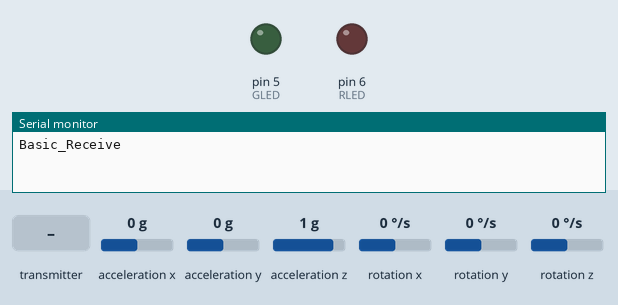
Bench run of a sketch on a simulated Arduino Uno, built with avr-gcc and run on an emulated ATmega328P. Parts: output pins drawn as LEDs (lit = HIGH), the last lines printed to the serial monitor. Dashed ring = blinking. Inputs (shaded band) come from the test bench; at power-on: acceleration x 0 g, acceleration y 0 g, acceleration z 1 g, rotation x 0 °/s, rotation y 0 °/s, rotation z 0 °/s. No radio packets arrive unless stated.

Above: at 3.7 s.
3.8 s: the transmitter starts sending values.0 = 0
At 4.03 s:
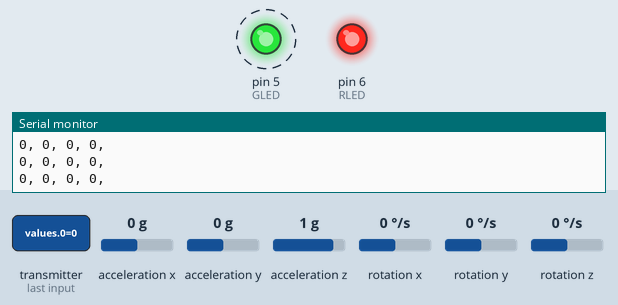
Timing chart, 0 to 12.8 s (numbered marks = the images above; inputs shaded):
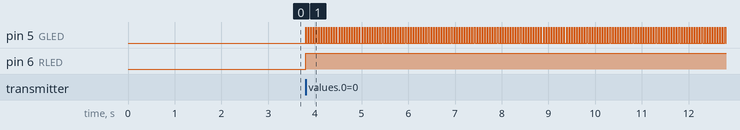

Measured:
- after the input at 3.8 s, pin 5 (GLED): alternates HIGH for 0.01 s and LOW for 0.04 s, starting at once; pin 6 (RLED): LOW → HIGH at once

The sketch:

Basic_Receive.ino
```cpp
#include <nRF24L01.h>
#include <RF24.h>
#include <RF24_config.h>
#include <SPI.h>
#include <Wire.h>
#include "printf.h"
#include "I2Cdev.h"
#include "MPU6050_6Axis_MotionApps20.h"

//Start: Quadcopter Specific Values.

	//Start: Gyro-Accel Module Values
		// class default I2C address is 0x68
		MPU6050 mpu;

		// MPU control/status vars
		bool dmpReady = false;  // set true if DMP init was successful
		uint8_t mpuIntStatus;   // holds actual interrupt status byte from MPU
		uint8_t devStatus;      // return status after each device operation (0 = success, !0 = error)
		uint16_t packetSize;    // expected DMP packet size (default is 42 bytes)
		uint16_t fifoCount;     // count of all bytes currently in FIFO
		uint8_t fifoBuffer[64]; // FIFO storage buffer

		// orientation/motion vars
		Quaternion q;           // [w, x, y, z]         quaternion container
		VectorFloat gravity;    // [x, y, z]            gravity vector
		float ypr[3];           // [yaw, pitch, roll]   yaw/pitch/roll container and gravity vector
	//End: Gyro-Accel

//End: Quadcopter Specific Values.


//Start: Mutual but different.

	const uint64_t pipes[2] = { 0xF0F0F0F0E1LL, 0xF0F0F0F0D2LL };

	//Initialize Radio
	RF24 radio(7,8);	//Currently an Arduino Micro pin 2 = CE, pin 3 = CSN

	//Indicator LEDs
	const int GLED = 5;
	const int RLED = 6;

//End: Mutual but different.


//Start: mutual values.

	//Variables
		//Transmission Values
		const int valuesLen = 16;
		const int desOrientLen = 4;
		const int curOrientLen = 4;
		const uint64_t contSend = 0xE8E8F0F0E1LL;
		const uint64_t quadSend = 0xF0F0F0F0D2LL;

		//Message Values
		const int desOrientStart = 30001;
		const	int endValue = 30002;
		const int curOrientStart = 30003;

		/* Desired Orientation
		-0: thrust
		-1: roll
		-2: pitch
		-3: yaw
		*/
		int desOrient[desOrientLen];

		/* Actual Orientation converted into ints		TODO -8: GyTime.
		-0: height
		-1: roll
		-2: pitch
		-3: yaw
		*/
		int curOrient[curOrientLen];

		/*Actual Orientation
		-0: height
		-1: roll
		-2: pitch
		-3: yaw
		*/
		float curDecOrient[curOrientLen];

		//Time tracking.
		unsigned long time;
		unsigned long lastTimeValue;

		//Used by getValues().
		int incVal;
		int checkSum;
		boolean mesStart;


	//Methods
		//Used to avoid turning off/on LEDs that don't exist on a module.
		void ledOnOff(int LED, boolean onOff){
			if(LED == -1){
				return;
			} else {
				digitalWrite(LED, onOff);
			}
		}

		void getValues(){
			int values[valuesLen];

			//In the future the loop will be used for multiple packets.
			bool done = false;
			while(!done){
				done = radio.read(values, sizeof(values));
			}

			int checkSum = values[0];

			//Desired Orientation Message
			if(values[0] == desOrientStart){
				int data[desOrientLen];
				for(int i=0; i<desOrientLen; i++){
					data[i] = values[i+1];
					checkSum += values[i+1];
				}
				checkSum += values[desOrientLen+1];
				if(checkSum == values[desOrientLen+2]){
					for(int i=0; i<desOrientLen; i++){
						desOrient[i] = data[i];
					}
					//Convert Values to int for efficient transport and send.
					convertDecOrientToInt();
					sendValues(curOrientStart, curOrient, curOrientLen);
				} else {
					ledOnOff(RLED, HIGH);
				}

			}
			//Current Orientation Message
			else if(values[0] == curOrientStart){
				int data[curOrientLen];
				for(int i=0; i<curOrientLen; i++){
					data[i] = values[i+1];
					checkSum += values[i+1];
				}
				checkSum += values[curOrientLen+1];
				if(checkSum == values[curOrientLen+2]){
					for(int i=0; i<curOrientLen; i++){
						curOrient[i] = data[i];
					}
				} else {
					ledOnOff(RLED, HIGH);
				}
			}
			//Unexpected Message
			else {
				ledOnOff(RLED, HIGH);
			}
		}

		void sendValues(int startValue, int data[], int dataLen){
			//First, stop listening so we can talk.
			radio.stopListening();

			int values[16]; //Current max amount of data that can be sent over Wireless Module.
			int checkSum = 0;

			//Initialize the array values for the write loop.   Is there a better way to do this?
			values[0] = startValue;
			for(int i=0; i<dataLen; i++){
				values[i+1] = data[i];
			}
			values[dataLen+1] = endValue;
			//Create _checkSum.
			for(int i=0; i<dataLen+2; i++){
				checkSum += values[i];
			}
			values[dataLen+2] = checkSum;

			//Send all of the values. The checkSum is used to verify that none of the values get messed up in transit.
			bool ok = radio.write(values, sizeof(values));

			if (ok)
					Serial.println("sent");
			else
				printf("failed.\n\r");

			// Now, continue listening
			radio.startListening();
		}

//End: mutual values.

void convertDecOrientToInt(){
	for(int i=0; i<curOrientLen; i++){
			curOrient[i] = (int)(curDecOrient[i] * 100);
		}
}

void getGyro(){
		// if programming failed, don't try to do anything
    if (!dmpReady) return;

    // reset interrupt flag and get INT_STATUS byte
    mpuIntStatus = mpu.getIntStatus();

    // get current FIFO count
    fifoCount = mpu.getFIFOCount();

    // check for overflow (this should never happen unless our code is too inefficient)
    if ((mpuIntStatus & 0x10) || fifoCount == 1024) {
        // reset so we can continue cleanly
        mpu.resetFIFO();
        Serial.println(F("FIFO overflow!"));

    // otherwise, check for DMP data ready interrupt (this should happen frequently)
    } else if (mpuIntStatus & 0x02) {
        // wait for correct available data length, should be a VERY short wait
        while (fifoCount < packetSize) fifoCount = mpu.getFIFOCount();

        // read a packet from FIFO
        mpu.getFIFOBytes(fifoBuffer, packetSize);

        // track FIFO count here in case there is > 1 packet available
        // (this lets us immediately read more without waiting for an interrupt)
        fifoCount -= packetSize;

				mpu.dmpGetQuaternion(&q, fifoBuffer);
				mpu.dmpGetGravity(&gravity, &q);
				mpu.dmpGetYawPitchRoll(ypr, &q, &gravity);
				curDecOrient[3] = (ypr[0] * 180/M_PI);
				curDecOrient[2] = (ypr[1] * 180/M_PI);
				curDecOrient[1] = (ypr[2] * 180/M_PI);

    }
	//TODO figure out how to send a long time.
}

void initGyro(){
	// join I2C bus (I2Cdev library doesn't do this automatically)
	Wire.begin();
	TWBR = 24; // 400kHz I2C clock (200kHz if CPU is 8MHz)

	// initialize device
	Serial.println(F("Initializing I2C devices..."));
	mpu.initialize();

	// load and configure the DMP
	Serial.println(F("Initializing DMP..."));
	devStatus = mpu.dmpInitialize();

	// supply your own gyro offsets here, scaled for min sensitivity
	mpu.setXGyroOffset(220);
	mpu.setYGyroOffset(76);
	mpu.setZGyroOffset(-85);
	mpu.setZAccelOffset(1788); // 1688 factory default for my test chip

	// make sure it worked (returns 0 if so)
	if (devStatus == 0) {
		// turn on the DMP, now that it's ready
		Serial.println(F("Enabling DMP..."));
		mpu.setDMPEnabled(true);

		// set our DMP Ready flag so the main loop() function knows it's okay to use it
		Serial.println(F("DMP ready! Waiting for first interrupt..."));
		dmpReady = true;

		// get expected DMP packet size for later comparison
		packetSize = mpu.dmpGetFIFOPacketSize();
	} else {
		// ERROR!
		// 1 = initial memory load failed
		// 2 = DMP configuration updates failed
		// (if it's going to break, usually the code will be 1)
		Serial.print(F("DMP Initialization failed (code "));
		Serial.print(devStatus);
		Serial.println(F(")"));
	}
}

void setup(void)
{
	//Initialize the values.
  time = millis();
  lastTimeValue = time;
  mesStart = false;

  //Initialize indicator LEDs.
  pinMode(RLED, OUTPUT);
  pinMode(GLED, OUTPUT);

	//Gyroscope
  initGyro();
	getGyro();

	//Initialize serial connection.
  Serial.begin(57600);
  while(!Serial);
  delay(2000);
  printf_begin();
  printf("\n\rBasic_Receive\n\r");

	//Starts radio pipe.
  radio.begin();
  // optionally, reduce the payload size.  seems to
  // improve reliability
  //radio.setPayloadSize(8);
	radio.openWritingPipe(pipes[1]);
	radio.openReadingPipe(1,pipes[0]);
  radio.startListening();
  radio.printDetails();

	//Testing Only
	incVal = 0;
}

void loop(void)
{
	//Updates current time.
	time = millis();

	//Get's Gyro Values
	getGyro();

	//Checks for values from controller.
  if (radio.available()){
		ledOnOff(GLED, HIGH);
		getValues();
		for(int i=0; i<desOrientLen; i++){
			Serial.print(String(desOrient[i]) + ", ");
		}
		Serial.println();


  } else {
    ledOnOff(GLED, LOW);
  }
}


	/* Gyro Code
	Wire.beginTransmission(MPU);
  Wire.write(0x3B);  // starting with register 0x3B (ACCEL_XOUT_H)
  Wire.endTransmission(false);
  Wire.requestFrom(MPU,14,true);  // request a total of 14 registers
  AcX=Wire.read()<<8|Wire.read();  // 0x3B (ACCEL_XOUT_H) & 0x3C (ACCEL_XOUT_L)
  AcY=Wire.read()<<8|Wire.read();  // 0x3D (ACCEL_YOUT_H) & 0x3E (ACCEL_YOUT_L)
  AcZ=Wire.read()<<8|Wire.read();  // 0x3F (ACCEL_ZOUT_H) & 0x40 (ACCEL_ZOUT_L)
  Tmp=Wire.read()<<8|Wire.read();  // 0x41 (TEMP_OUT_H) & 0x42 (TEMP_OUT_L)
  GyX=Wire.read()<<8|Wire.read();  // 0x43 (GYRO_XOUT_H) & 0x44 (GYRO_XOUT_L)
  GyY=Wire.read()<<8|Wire.read();  // 0x45 (GYRO_YOUT_H) & 0x46 (GYRO_YOUT_L)
  GyZ=Wire.read()<<8|Wire.read();  // 0x47 (GYRO_ZOUT_H) & 0x48 (GYRO_ZOUT_L)
  //Serial.print(" | Tmp = "); Serial.print(Tmp/340.00+36.53);  //equation for temperature in degrees C from datasheet

	//Update Gyro Values on curOrient
	curOrient[0] = AcX;
	curOrient[1] = AcY;
	curOrient[2] = AcZ;
	curOrient[3] = Tmp;
	curOrient[4] = GyX;
	curOrient[5] = GyY;
	curOrient[6] = GyZ;
	*/
```

printf.h
```cpp
// (licence header left out)
/**
 * @file printf.h
 *
 * Setup necessary to direct stdout to the Arduino Serial library, which
 * enables 'printf'
 */

#ifndef __PRINTF_H__
#define __PRINTF_H__

#ifdef ARDUINO

int serial_putc( char c, FILE * )
{
  Serial.write( c );

  return c;
}

void printf_begin(void)
{
  fdevopen( &serial_putc, 0 );
}

#else
#error This example is only for use on Arduino.
#endif // ARDUINO

#endif // __PRINTF_H__
```
